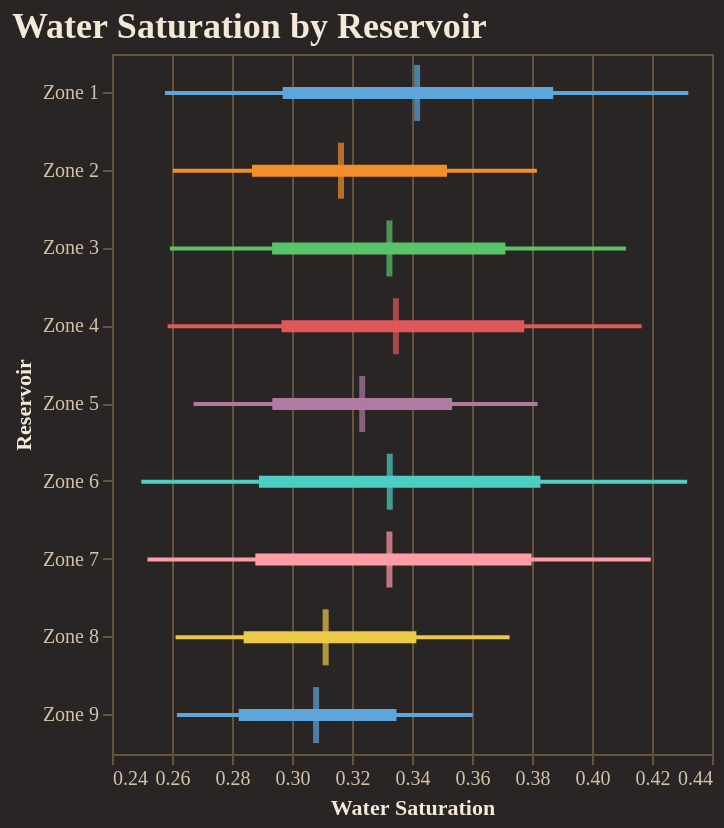

Write notebook code for a chart like this one.
### Code cell
fig = reporter.plotter.forest_plot(
    "Water Saturation", 
    backend=PLOTTING_BACKEND
)
fig.show()

### Figure 1 — Vega-Lite specification as saved in the notebook (floating-point values rounded to 4 significant figures)
{"config": {"background": "#292524", "view": {"fill": "#292524", "stroke": "#665340"}, "title": {"color": "#f4e9d7", "font": "Merriweather", "fontSize": 18, "fontWeight": 600, "subtitleColor": "#d5c2a6", "anchor": "start"}, "axis": {"domainColor": "#665340", "gridColor": "#665340", "tickColor": "#665340", "labelColor": "#d5c2a6", "titleColor": "#f4e9d7", "labelFont": "Merriweather", "titleFont": "Merriweather"}, "legend": {"titleColor": "#f4e9d7", "labelColor": "#d5c2a6", "labelFont": "Merriweather", "titleFont": "Merriweather", "orient": "top-right", "symbolType": "circle"}, "header": {"labelColor": "#d5c2a6", "titleColor": "#f4e9d7", "labelFont": "Merriweather", "titleFont": "Merriweather"}, "mark": {"color": "#c78d3b"}, "line": {"color": "#c78d3b"}, "bar": {"color": "#c78d3b"}, "point": {"color": "#ddb06d"}, "area": {"color": "#c78d3b", "opacity": 0.35}, "text": {"color": "#f4e9d7", "font": "Merriweather"}, "range": {"category": ["#5DA5DA", "#F28E2B", "#59C36A", "#E15759", "#B07AA1", "#4ECDC4", "#FF9DA7", "#EDC948"]}}, "layer": [{"mark": {"type": "rule", "strokeWidth": 2}, "encoding": {"color": {"field": "group", "legend": null, "type": "nominal"}, "x": {"field": "p10", "scale": {"zero": false}, "title": "Water Saturation", "type": "quantitative"}, "x2": {"field": "p90"}, "y": {"field": "group", "sort": ["Zone 1", "Zone 2", "Zone 3", "Zone 4", "Zone 5", "Zone 6", "Zone 7", "Zone 8", "Zone 9"], "title": "Reservoir", "type": "nominal"}}}, {"mark": {"type": "rule", "strokeWidth": 6}, "encoding": {"color": {"field": "group", "legend": null, "type": "nominal"}, "x": {"field": "p25", "scale": {"zero": false}, "title": "Water Saturation", "type": "quantitative"}, "x2": {"field": "p75"}, "y": {"field": "group", "sort": ["Zone 1", "Zone 2", "Zone 3", "Zone 4", "Zone 5", "Zone 6", "Zone 7", "Zone 8", "Zone 9"], "title": "Reservoir", "type": "nominal"}}}, {"mark": {"type": "tick", "color": "black", "size": 28, "thickness": 3}, "encoding": {"color": {"field": "group", "legend": null, "type": "nominal"}, "tooltip": [{"field": "group", "title": "Group", "type": "nominal"}, {"field": "p10", "title": "P10", "type": "quantitative"}, {"field": "p25", "title": "P25", "type": "quantitative"}, {"field": "median", "title": "Median", "type": "quantitative"}, {"field": "p75", "title": "P75", "type": "quantitative"}, {"field": "p90", "title": "P90", "type": "quantitative"}], "x": {"field": "median", "scale": {"zero": false}, "title": "Water Saturation", "type": "quantitative"}, "y": {"field": "group", "sort": ["Zone 1", "Zone 2", "Zone 3", "Zone 4", "Zone 5", "Zone 6", "Zone 7", "Zone 8", "Zone 9"], "title": "Reservoir", "type": "nominal"}}}], "data": {"name": "data-54737d023077ce86ef3e65cb31e93bf4"}, "height": 350, "title": "Water Saturation by Reservoir", "width": "container", "$schema": "https://vega.github.io/schema/vega-lite/v5.20.1.json", "datasets": {"data-54737d023077ce86ef3e65cb31e93bf4": [{"group": "Zone 1", "p10": 0.2577, "p25": 0.2969, "median": 0.3417, "p75": 0.3871, "p90": 0.4321}, {"group": "Zone 2", "p10": 0.2603, "p25": 0.2866, "median": 0.3163, "p75": 0.3517, "p90": 0.3816}, {"group": "Zone 3", "p10": 0.2593, "p25": 0.2934, "median": 0.3325, "p75": 0.3711, "p90": 0.4113}, {"group": "Zone 4", "p10": 0.2586, "p25": 0.2965, "median": 0.3346, "p75": 0.3774, "p90": 0.4166}, {"group": "Zone 5", "p10": 0.2672, "p25": 0.2934, "median": 0.3234, "p75": 0.3534, "p90": 0.3819}, {"group": "Zone 6", "p10": 0.2498, "p25": 0.289, "median": 0.3326, "p75": 0.3828, "p90": 0.4317}, {"group": "Zone 7", "p10": 0.2518, "p25": 0.2878, "median": 0.3325, "p75": 0.3799, "p90": 0.4196}, {"group": "Zone 8", "p10": 0.2612, "p25": 0.2839, "median": 0.3112, "p75": 0.3415, "p90": 0.3725}, {"group": "Zone 9", "p10": 0.2616, "p25": 0.2822, "median": 0.308, "p75": 0.3348, "p90": 0.3602}]}}
